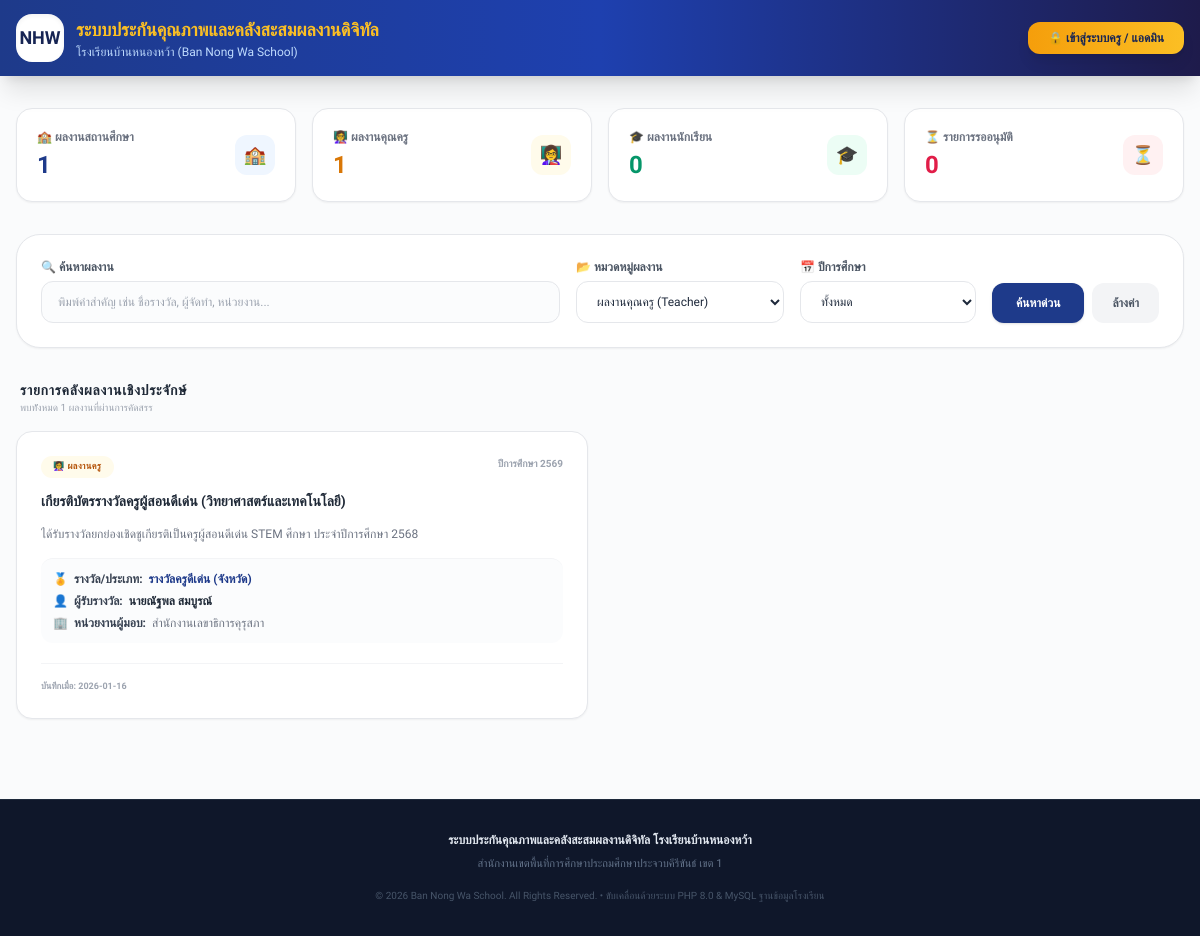
Page /index.php?category=teacher on the committed database.
### tables this page shows
CREATE TABLE IF NOT EXISTS portfolios (
  id VARCHAR(50) PRIMARY KEY,
  category VARCHAR(20) NOT NULL,  
  type VARCHAR(50) NOT NULL,      
  title VARCHAR(255) NOT NULL,
  description TEXT,
  academicYear VARCHAR(10) NOT NULL,
  awardDate VARCHAR(20) NOT NULL,
  giver VARCHAR(255) NOT NULL,
  rewardLevel VARCHAR(50) NOT NULL,
  ownerName VARCHAR(100) NOT NULL,
  position VARCHAR(100),
  department VARCHAR(100),
  studentClass VARCHAR(100),
  responsiblePerson VARCHAR(100),
  attachments TEXT,                
  approved TINYINT(1) DEFAULT 0,   
  createdAt VARCHAR(50) NOT NULL
);

### index.php (the view, shortened to what this page needs)
<?php
require_once 'config.php';
$category_filter = isset($_GET['category']) ? $_GET['category'] : '';
$search_query = isset($_GET['search']) ? $_GET['search'] : '';
$where_clauses = [];
if (!empty($category_filter)) {
    $where_clauses[] = "category = '" . $conn->real_escape_string($category_filter) . "'";
}
if (!isset($_SESSION['user_role'])) {
    $where_clauses[] = "approved = 1";
} elseif ($_SESSION['user_role'] !== 'admin') {
    $user_name_esc = $conn->real_escape_string($_SESSION['user_name']);
    $where_clauses[] = "(approved = 1 OR ownerName = '$user_name_esc')";
}
$where_sql = "";
if (count($where_clauses) > 0) {
    $where_sql = "WHERE " . implode(" AND ", $where_clauses);
}
$query = "SELECT * FROM portfolios $where_sql ORDER BY academicYear DESC, createdAt DESC";
$result = $conn->query($query);
$stat_school = $conn->query("SELECT COUNT(*) as total FROM portfolios WHERE category='school' AND approved=1")->fetch_assoc()['total'];
$stat_teacher = $conn->query("SELECT COUNT(*) as total FROM portfolios WHERE category='teacher' AND approved=1")->fetch_assoc()['total'];
$stat_student = $conn->query("SELECT COUNT(*) as total FROM portfolios WHERE category='student' AND approved=1")->fetch_assoc()['total'];
$stat_pending = $conn->query("SELECT COUNT(*) as total FROM portfolios WHERE approved=0")->fetch_assoc()['total'];
?>
<!DOCTYPE html>
<html lang="th">
<head>
    <script src="https://cdn.tailwindcss.com"></script>
</head>
<body class="bg-slate-50/70 text-slate-800 min-h-screen flex flex-col antialiased">
    <header class="bg-gradient-to-r from-blue-900 via-blue-800 to-indigo-950 text-white shadow-xl sticky top-0 z-50 print:hidden">
        <div class="max-w-7xl mx-auto px-4 py-3.5 flex flex-col sm:flex-row items-center justify-between gap-4">
            <div class="flex items-center gap-3 text-center sm:text-left">
                <div class="w-12 h-12 bg-white rounded-2xl p-1 shadow-inner flex items-center justify-center flex-shrink-0">
                    <span class="text-blue-950 font-black text-lg">NHW</span>
                </div>
                <div>
                    <h1 class="text-base md:text-lg font-bold text-amber-400">ระบบประกันคุณภาพและคลังสะสมผลงานดิจิทัล</h1>
                    <p class="text-[10px] md:text-xs text-blue-200">โรงเรียนบ้านหนองหว้า (Ban Nong Wa School)</p>
                </div>
            </div>
            <div class="flex items-center gap-3">
                <?php if (isset($_SESSION['user_id'])): ?>
                    <div class="bg-blue-950/60 border border-blue-700/50 rounded-xl px-4 py-1.5 flex items-center gap-3">
                        <div class="text-right">
                            <p class="text-xs font-bold text-white"><?php echo htmlspecialchars($_SESSION['user_name']); ?></p>
                            <span class="text-[9px] bg-amber-400/20 text-amber-300 px-1.5 py-0.2 rounded font-extrabold uppercase">
                                <?php echo ($_SESSION['user_role'] === 'admin') ? 'ผู้ดูแลระบบ (Admin)' : 'คุณครูผู้สอน'; ?>
                            </span>
                        </div>
                        <a href="logout.php" class="py-1 px-3 rounded-lg bg-rose-500/10 hover:bg-rose-500/20 text-rose-300 text-xs font-semibold border border-rose-500/20 transition-all">
                            ออกจากระบบ
                        </a>
                    </div>
                <?php else: ?>
                    <a href="login.php" class="px-5 py-2 bg-gradient-to-r from-amber-500 to-amber-400 hover:from-amber-400 hover:to-amber-300 text-blue-950 font-extrabold text-xs rounded-xl shadow-lg transition-all transform hover:scale-[1.02] cursor-pointer">
                        🔒 เข้าสู่ระบบครู / แอดมิน
                    </a>
                <?php endif; ?>
            </div>
        </div>
    </header>
    <main class="max-w-7xl mx-auto px-4 py-8 flex-1 w-full space-y-8">
        <section class="grid grid-cols-2 lg:grid-cols-4 gap-4">
            <div class="bg-white p-5 rounded-2xl shadow-sm border border-gray-150/80 flex items-center justify-between transition-all hover:shadow-md">
                <div>
                    <span class="text-xs text-gray-500 font-bold block">🏫 ผลงานสถานศึกษา</span>
                    <strong class="text-2xl font-black text-blue-900 mt-1 block"><?php echo $stat_school; ?></strong>
                </div>
                <div class="w-10 h-10 rounded-xl bg-blue-50 text-blue-900 flex items-center justify-center text-lg font-bold">🏫</div>
            </div>
            <div class="bg-white p-5 rounded-2xl shadow-sm border border-gray-150/80 flex items-center justify-between transition-all hover:shadow-md">
                <div>
                    <span class="text-xs text-gray-500 font-bold block">👩‍🏫 ผลงานคุณครู</span>
                    <strong class="text-2xl font-black text-amber-600 mt-1 block"><?php echo $stat_teacher; ?></strong>
                </div>
                <div class="w-10 h-10 rounded-xl bg-amber-50 text-amber-600 flex items-center justify-center text-lg font-bold">👩‍🏫</div>
            </div>
            <div class="bg-white p-5 rounded-2xl shadow-sm border border-gray-150/80 flex items-center justify-between transition-all hover:shadow-md">
                <div>
                    <span class="text-xs text-gray-500 font-bold block">🎓 ผลงานนักเรียน</span>
                    <strong class="text-2xl font-black text-emerald-600 mt-1 block"><?php echo $stat_student; ?></strong>
                </div>
                <div class="w-10 h-10 rounded-xl bg-emerald-50 text-emerald-600 flex items-center justify-center text-lg font-bold">🎓</div>
            </div>
            <div class="bg-white p-5 rounded-2xl shadow-sm border border-gray-150/80 flex items-center justify-between transition-all hover:shadow-md">
                <div>
                    <span class="text-xs text-gray-500 font-bold block">⏳ รายการรออนุมัติ</span>
                    <strong class="text-2xl font-black text-rose-600 mt-1 block"><?php echo $stat_pending; ?></strong>
                </div>
                <div class="w-10 h-10 rounded-xl bg-rose-50 text-rose-600 flex items-center justify-center text-lg font-bold">⏳</div>
            </div>
        </section>
        <section class="bg-white p-6 rounded-3xl shadow-sm border border-gray-150">
            <form method="GET" class="flex flex-col md:flex-row gap-4 items-end">
                <div class="flex-1 w-full text-left">
                    <label class="text-xs font-bold text-gray-600 block mb-1.5">🔍 ค้นหาผลงาน</label>
                    <input type="text" name="search" value="<?php echo htmlspecialchars($search_query); ?>" placeholder="พิมพ์คำสำคัญ เช่น ชื่อรางวัล, ผู้จัดทำ, หน่วยงาน..." class="w-full text-xs px-4 py-3 rounded-xl border border-gray-200 outline-none focus:border-blue-500 transition-all bg-slate-50/50">
                </div>
                <div class="w-full md:w-52 text-left">
                    <label class="text-xs font-bold text-gray-600 block mb-1.5">📂 หมวดหมู่ผลงาน</label>
                    <select name="category" class="w-full text-xs px-4 py-3 rounded-xl border border-gray-200 outline-none focus:border-blue-500 bg-white">
                        <option value="teacher" <?php if($category_filter == 'teacher') echo 'selected'; ?>>ผลงานคุณครู (Teacher)</option>
                    </select>
                </div>
                <div class="w-full md:w-44 text-left">
                    <label class="text-xs font-bold text-gray-600 block mb-1.5">📅 ปีการศึกษา</label>
                    <select name="year" class="w-full text-xs px-4 py-3 rounded-xl border border-gray-200 outline-none focus:border-blue-500 bg-white">
                        <option value="">ทั้งหมด</option>
                    </select>
                </div>
                <div class="flex gap-2 w-full md:w-auto">
                    <button type="submit" class="flex-1 md:flex-none px-6 py-3 bg-blue-900 hover:bg-blue-800 text-white font-extrabold text-xs rounded-xl shadow cursor-pointer transition-all">
                        ค้นหาด่วน
                    </button>
                    <a href="index.php" class="px-5 py-3 bg-gray-100 hover:bg-gray-200 text-gray-600 text-xs font-bold rounded-xl text-center transition-all">
                        ล้างค่า
                    </a>
                </div>
            </form>
        </section>
        <section class="space-y-4">
            <div class="flex justify-between items-center px-1">
                <div>
                    <h2 class="text-sm font-extrabold text-gray-800 uppercase tracking-wider">รายการคลังผลงานเชิงประจักษ์</h2>
                    <p class="text-[10px] text-gray-400">พบทัังหมด <?php echo $result->num_rows; ?> ผลงานที่ผ่านการคัดสรร</p>
                </div>
            </div>
            <?php if ($result->num_rows == 0): ?>
                <div class="bg-white p-12 text-center rounded-3xl border border-gray-150 shadow-sm space-y-2">
                    <span class="text-4xl block">📂</span>
                    <p class="text-sm font-bold text-gray-500">ไม่พบรายการผลงานในระบบคลังสะสมดิจิทัลขณะนี้</p>
                    <p class="text-xs text-gray-400">กรุณาปรับปรุงตัวกรองหรือเข้าสู่ระบบเพื่อบันทึกผลงานใหม่</p>
                </div>
            <?php else: ?>
                <div class="grid grid-cols-1 md:grid-cols-2 gap-6">
                    <?php while($row = $result->fetch_assoc()): ?>
                        <div class="bg-white p-6 rounded-2xl border border-gray-150/80 shadow-sm flex flex-col justify-between hover:shadow-md transition-all <?php if(!$row['approved']) echo 'border-amber-300 bg-amber-50/20'; ?>">
                            <div class="space-y-3.5 text-left">
                                <div class="flex justify-between items-start gap-2">
                                    <span class="text-[9px] font-extrabold px-3 py-1 rounded-full uppercase tracking-wider <?php
                                        if($row['category'] == 'school') echo 'bg-blue-50 text-blue-900';
                                        elseif($row['category'] == 'teacher') echo 'bg-amber-50 text-amber-700';
                                        else echo 'bg-emerald-50 text-emerald-700';
                                    ?>">
                                        <?php
                                            if($row['category'] == 'school') echo '🏫 ผลงานสถานศึกษา';
                                            elseif($row['category'] == 'teacher') echo '👩‍🏫 ผลงานครู';
                                            else echo '🎓 ผลงานนักเรียน';
                                        ?>
                                    </span>
                                    <span class="text-[10px] font-bold text-gray-400">ปีการศึกษา <?php echo htmlspecialchars($row['academicYear']); ?></span>
                                </div>
                                <h3 class="font-extrabold text-sm text-gray-800 leading-snug"><?php echo htmlspecialchars($row['title']); ?></h3>
                                <p class="text-xs text-gray-500 line-clamp-3 leading-relaxed"><?php echo htmlspecialchars($row['description']); ?></p>
                                <div class="pt-3 border-t border-gray-100 space-y-1.5 text-xs text-gray-600 bg-slate-50/50 p-3 rounded-xl">
                                    <p class="flex items-center gap-1.5">
                                        <span>🏅</span>
                                        <span class="font-semibold text-gray-700">รางวัล/ประเภท:</span>
                                        <span class="text-blue-900 font-bold"><?php echo htmlspecialchars($row['type']); ?> (<?php echo htmlspecialchars($row['rewardLevel']); ?>)</span>
                                    </p>
                                    <p class="flex items-center gap-1.5">
                                        <span>👤</span>
                                        <span class="font-semibold text-gray-700">ผู้รับรางวัล:</span>
                                        <strong class="text-gray-800"><?php echo htmlspecialchars($row['ownerName']); ?></strong>
                                    </p>
                                    <p class="flex items-center gap-1.5">
                                        <span>🏢</span>
                                        <span class="font-semibold text-gray-700">หน่วยงานผู้มอบ:</span>
                                        <span class="text-gray-500 font-medium"><?php echo htmlspecialchars($row['giver']); ?></span>
                                    </p>
                                </div>
                            </div>
                            <div class="mt-5 pt-4 border-t border-gray-100 flex justify-between items-center">
                                <span class="text-[9px] font-semibold text-gray-400">บันทึกเมื่อ: <?php echo substr($row['createdAt'], 0, 10); ?></span>
                            </div>
                        </div>
                    <?php endwhile; ?>
                </div>
            <?php endif; ?>
        </section>
    </main>
    <footer class="bg-slate-900 text-slate-400 text-xs py-8 mt-12 border-t border-slate-800 text-center print:hidden">
        <p class="font-bold text-slate-200">ระบบประกันคุณภาพและคลังสะสมผลงานดิจิทัล โรงเรียนบ้านหนองหว้า</p>
        <p class="mt-2 text-[11px] text-slate-500">สำนักงานเขตพื้นที่การศึกษาประถมศึกษาประจวบคีรีขันธ์ เขต 1</p>
        <p class="mt-4 text-[10px] text-slate-600">© 2026 Ban Nong Wa School. All Rights Reserved. • ขับเคลื่อนด้วยระบบ PHP 8.0 & MySQL ฐานข้อมูลโรงเรียน</p>
    </footer>
</body>
</html>

### index.php (style rules this page uses)
body { font-family: 'Sarabun', 'Inter', sans-serif; }

### rows in the picture
portfolios: category "👩‍🏫 ผลงานครู", academicYear "2569", title "เกียรติบัตรรางวัลครูผู้สอนดีเด่น (วิทยาศาสตร์และเทคโนโลยี)", description "ได้รับรางวัลยกย่องเชิดชูเกียรติเป็นครูผู้สอนดีเด่น STEM ศึกษา ประจำปีการศึกษา 2568", type "รางวัลครูดีเด่น", rewardLevel "จังหวัด", ownerName "นายณัฐพล สมบูรณ์", giver "สำนักงานเลขาธิการคุรุสภา", createdAt "2026-01-16"

### other values in the picture
$stat_school "1"
$stat_teacher "1"
$stat_student "0"
$stat_pending "0"
$result->num_rows "1"
